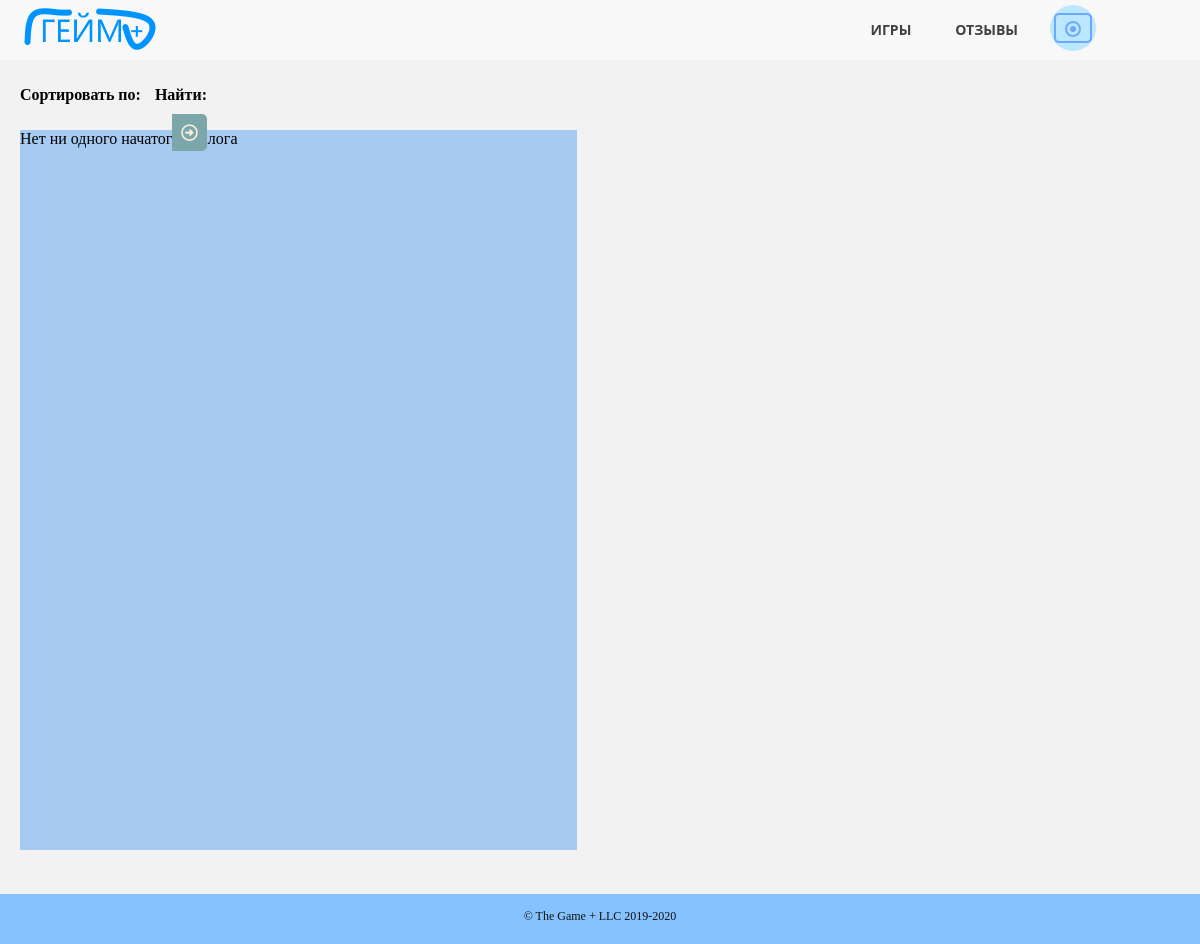
The app's page /messages.html (signed in), older data.
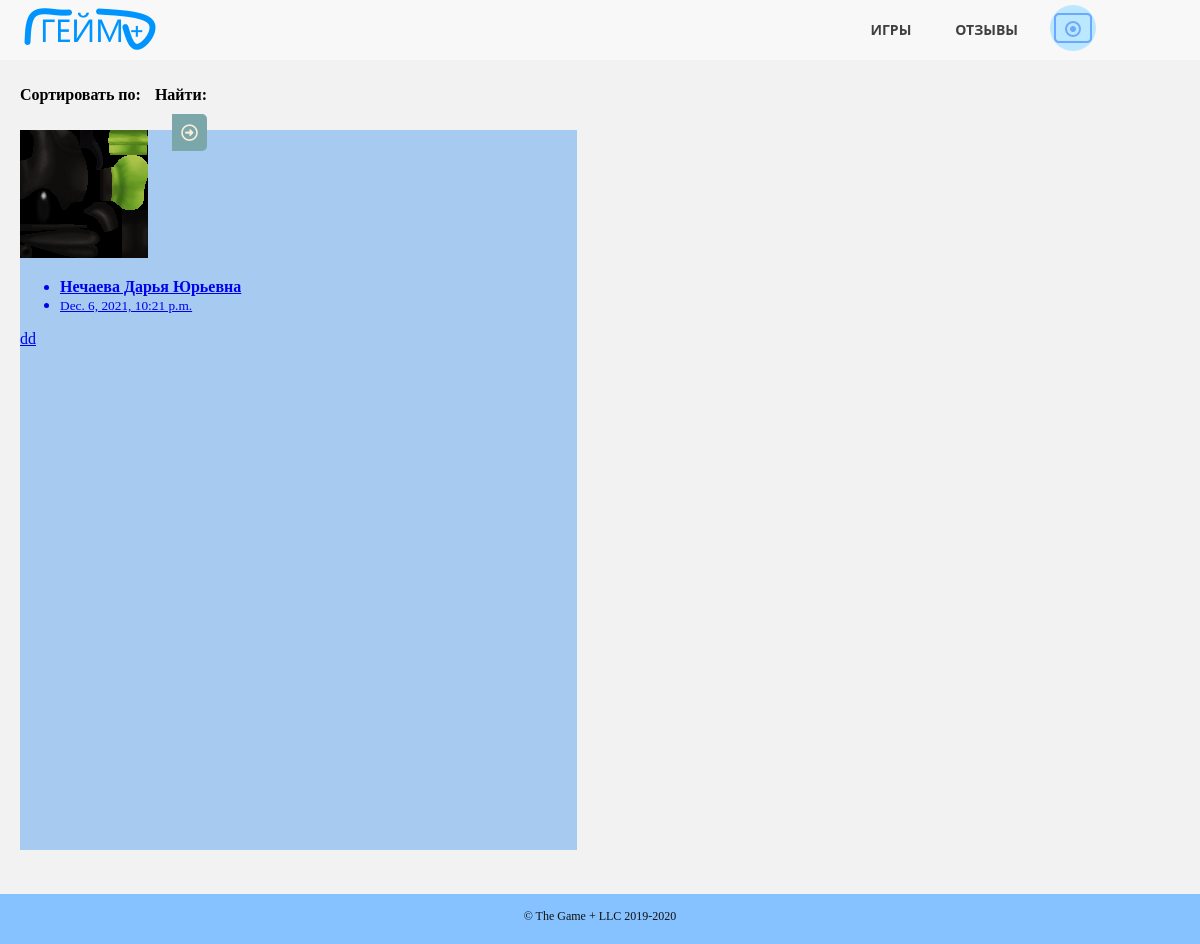
The same page, newer data.
### gameplusapp/models.py (models this page shows, shortened)
class Chat(models.Model):
    members = models.ManyToManyField(Employee)
    def get_absolute_url(self):
        return reverse('messages', kwargs={'id': self.pk})

class Employee(models.Model):
    MY_CHOICES = (
        ('a', 'Админ'),
        ('m', 'Мастер'),
        ('c', 'Клиент')
    )
    full_name = models.CharField(max_length=50)
    phone = models.CharField(max_length=11)
    access_level = models.CharField(max_length=1, choices=MY_CHOICES)
    email = models.CharField(max_length=30)
    login = models.CharField(max_length=30, unique=True)
    password = models.CharField(max_length=30)
    reg_date = models.DateTimeField(default=timezone.now())
    avatar = models.ImageField(upload_to="static/images/users", null=True, blank=True)
    class Meta:
        ordering = ["-reg_date"]

class Message(models.Model):
    chat = models.ForeignKey(Chat, on_delete=models.CASCADE)
    sender_id = models.ForeignKey(Employee, on_delete=models.CASCADE)
    letter = models.TextField(default=' ')
    pub_date = models.DateTimeField(default=timezone.now())
    class Meta:
        ordering = ['pub_date']

### gameplusapp/views.py (the view)
# urls.py: path('messages.html', ChatsPage.as_view()),
class ChatsPage(View):
    def get(self, request):
        if "id_user" not in request.session:
            return HttpResponseRedirect('/login.html')
        chats = Chat.objects.filter(members__in=[request.session["id_user"]])
        context = {
            'user_profile': Employee.objects.get(id=request.session["id_user"]),
            'chats': chats
        }
        return render(request, 'messages.html', context=context)

### gameplusapp/templatetags/poll_extras.py (called while the page is built)
@register.simple_tag
def get_companion(request, chat):
    for u in chat.members.all():
        if u != request.session["id_user"]:
            return u
    return None

### gameplusapp/templates/messages.html (shortened to what this page needs)
{% load poll_extras %}
<!DOCTYPE HTML>
<html>
	<head>
		<link rel="stylesheet" href="../static/css/pattern.css" />
		<link rel="stylesheet" href="../static/css/messages.css" />
	</head>
	<body>
		<header>
		  <nav>
		      <a href="/" class="logo"><img src="../static/images/logo.png" alt="логотип"></a>
			  <ul class="topmenu">
				<li><a href="/games.html">Игры</a></li>
				<li><a href="/reviews.html">Отзывы</a></li>
				<li><a class="submenu-link"><img src="../static/images/avatar.png" alt="аватарка"></a>
				</li>
			  </ul>
		  </nav>
		</header>
		<section class="selections">
			<div class="functions">
				<form class="searchform" method="get">
					<div class="sortblock">
						<p><strong>Сортировать по:</strong></p>
					</div>
					<div class="searchblock">
						<p><strong>Найти:</strong></p>
						<p>{{ filtred.search }}
						<button type="submit"></button></p>
					</div>
				</form>
			</div>
		</section>
		<section class="allmessages">
			<div class="lists">
				<div class="messages">
					{% if chats.count == 0 %}
						<div class="panel panel-body">Нет ни одного начатого диалога</div>
					{% endif %}
					{% for chat in chats %}
						{% if chat.message_set.count != 0 %}
							{% with last_message=chat.message_set.last %}
								{% get_companion request chat as companion %}
								<a class="list-group-item" href="{{ chat.get_absolute_url }}">
									<img class="avatar-messages" src="/{{ companion.avatar }}">
									<div class="reply-body">
										<ul class="list-inline">
											<li class="drop-left-padding">
												<strong class="list-group-item-heading">{{ companion.full_name }}</strong>
											</li>
											<li class="pull-right text-muted"><small>{{ last_message.pub_date }}</small></li>
										</ul>
										{% if companion != last_message.sender_id %}
											<div>
												<div class="attached-reply-body">{{ last_message.letter|truncatechars_html:"200"|safe|striptags }}</div>
											</div>
										{% else %}
											<div>{{ last_message.letter|truncatechars_html:"200"|safe|striptags }}</div>
										{% endif %}
									</div>
								</a>
							{% endwith %}
						{% endif %}
					{% endfor %}
				</div>
			</div>
		</section>
	</body>
	<footer>
		<div class="copyright">
			<span>&copy; The Game + LLC 2019-2020</span>
		</div>
	</footer>
</html>

### gameplusapp/static/css/pattern.css (style rules this page uses)
* { box-sizing: border-box; }
html { height: 100%; }
body { position:relative; min-height: 100%; margin: 0; background: #f2f2f2; }
header { position: relative; min-height: 60px; padding-top: 5px; background: rgba(255,255,255, .4); text-align: center; z-index: 1; }
header a { text-decoration: none; outline: none; display: inline-block; transition: .3s ease-in-out; }
.logo { float: left; color: #D5B45B; font-family: 'Playfair Display', serif; font-size: 2.5em; }
nav { display: block; padding: 0 20px; }
nav ul { list-style: none; margin: 0; padding: 0; float: right; }
.topmenu:after { content: ""; display: table; clear: both; }
.topmenu > li { width: 25%; float: left; position: relative; font-family: 'Open Sans', sans-serif; }
.topmenu > li > a { text-transform: uppercase; font-size: 14px; font-weight: bold; color: #404040; padding: 15px 30px; }
.submenu-link { padding: 0 30px !important; margin-left: 10px; }
.submenu-link > img { border-radius: 50%; }
footer { position:absolute; bottom: -50px; width: 100%; height: 50px; padding-top: 15px; background: #85c2ff; }
.copyright { font-size: 12px; text-align: center; color: #111111; }

### gameplusapp/static/css/messages.css (style rules this page uses)
section { display: block; }
.functions { padding: 10px 20px 5px 20px; }
.sortblock, .searchblock, .messages, .about { display: inline-block; }
.sortblock { margin-right: 10px; }
.sortblock > form, .searchblock > form, .searchblock > p { position: relative; margin: 10px 0; }
.searchblock > p > button { position: absolute; top: 0; right: 0px; padding: 9px; border: none; background: #7BA7AB; border-radius: 0 5px 5px 0; cursor: pointer; }
.searchblock > p > button:before { content: "\f35a"; font-family: 'Font Awesome 5 Free'; font-size: 17px; color: #F9F0DA; }
.lists { padding: 5px 20px 40px 20px; }
.messages, .about { width: 48%; }
.messages, .msglist { background-color: #A6CAF0; background-attachment: local; overflow: auto; }
.messages { height: 720px; }

Row changes from the older to the newer data that the page shows:
added Chat: avatar (picture), message_set.last.pub_date "Dec. 6, 2021, 10:21 p.m.", message_set.last.letter "dd"
now on this page (row edited): Employee: full_name "Нечаева Дарья Юрьевна"
Text that changed along with them:
text no longer shown: "Нет ни одного начатого диалога"
